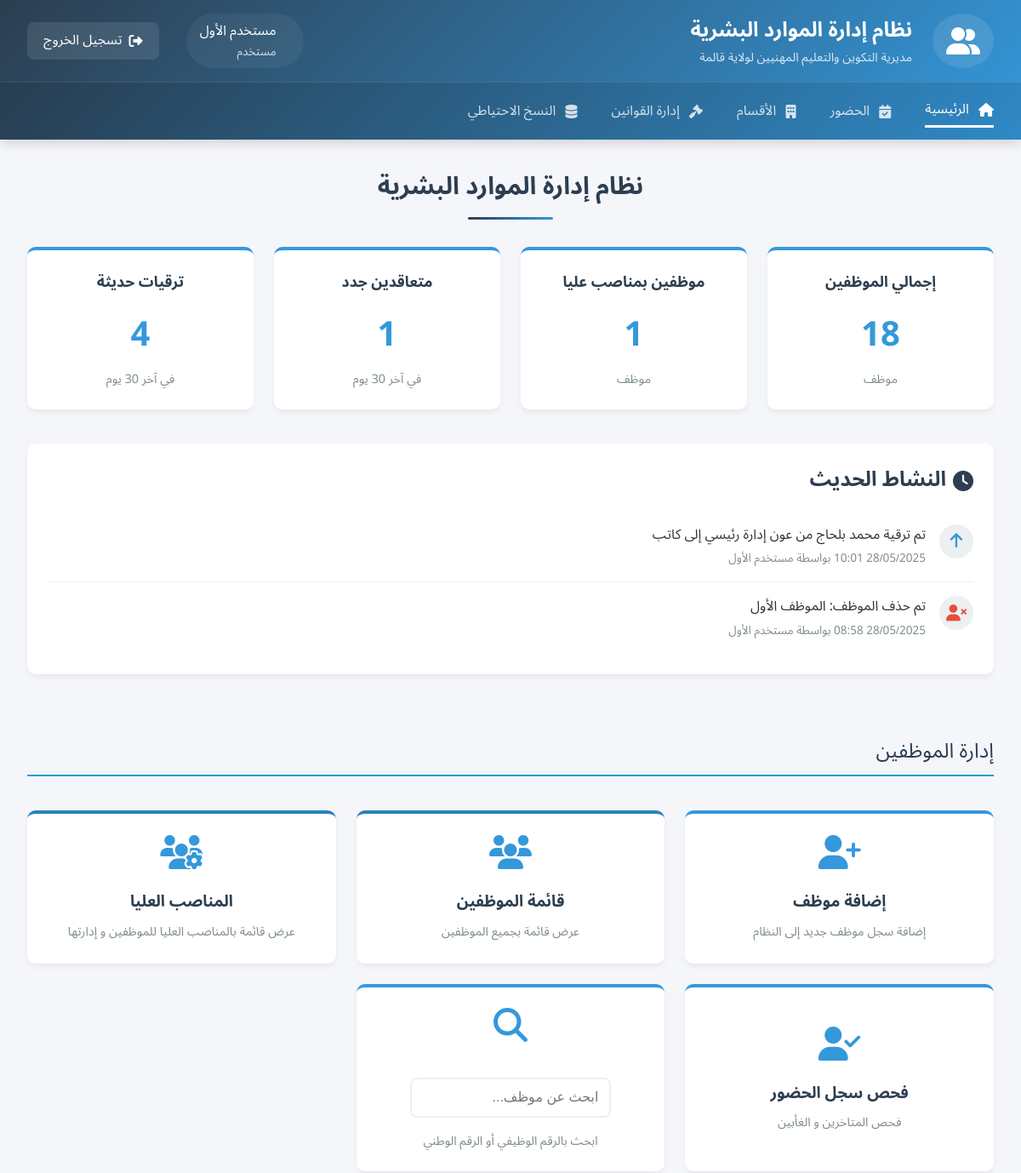
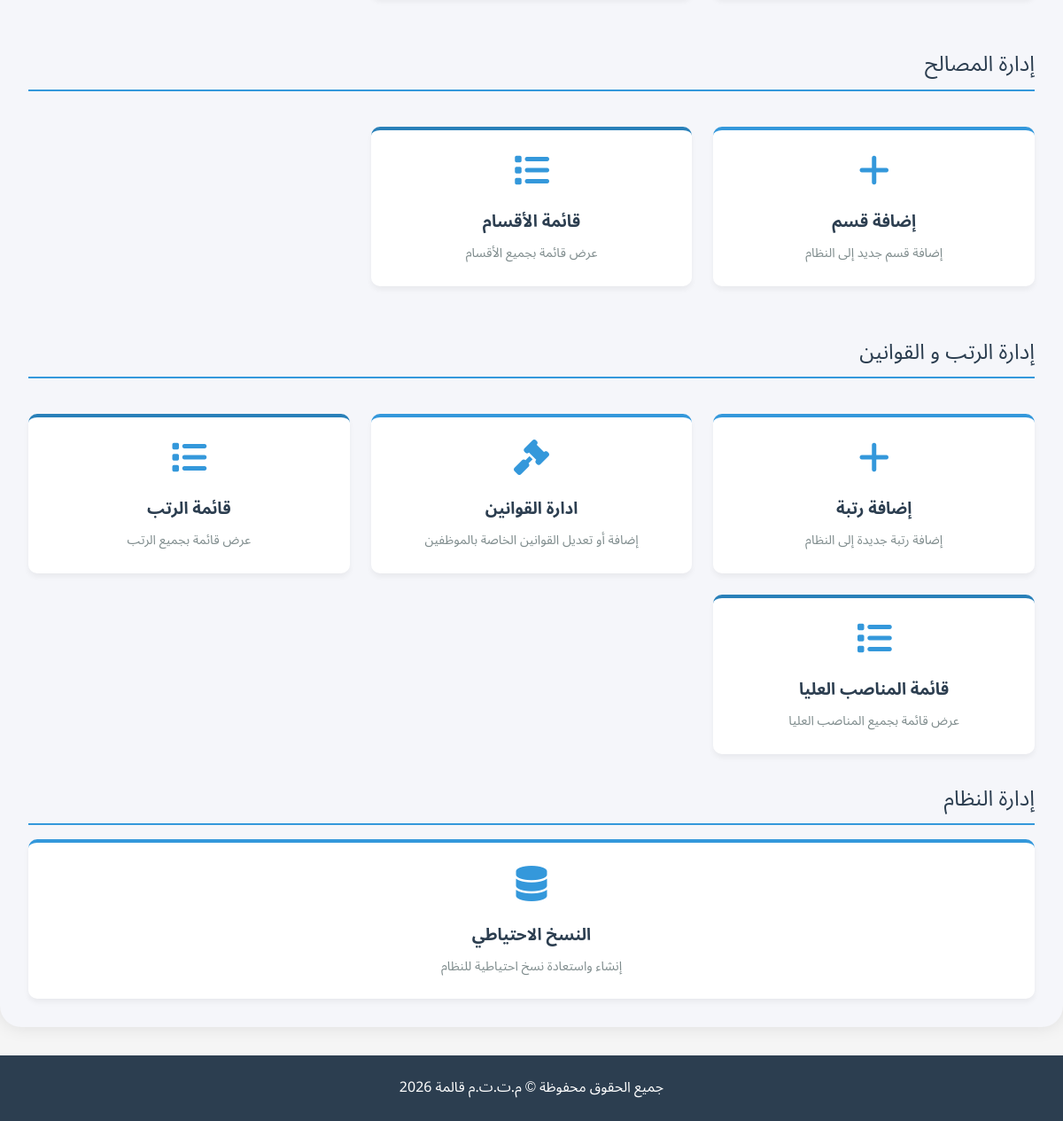
/index.php (signed in), run on the app's committed database (2 pictures, top to bottom).
### tables this page shows
CREATE TABLE `activity_log` (
  `id` int(11) NOT NULL,
  `employee_id` int(11) DEFAULT NULL,
  `activity_type` enum('hire','promotion','modification','delete') DEFAULT NULL,
  `details` text DEFAULT NULL,
  `changed_field` varchar(50) DEFAULT NULL,
  `old_value` text DEFAULT NULL,
  `new_value` text DEFAULT NULL,
  `activity_date` datetime DEFAULT current_timestamp(),
  `changed_by` int(11) DEFAULT NULL
);

CREATE TABLE `users` (
  `FullName` varchar(50) NOT NULL,
  `username` varchar(50) NOT NULL,
  `password` varchar(100) NOT NULL,
  `id` int(10) NOT NULL
);

### index.php (the view, shortened to what this page needs)
<?php
$pdo = getDBConnection();
try {
    $totalEmployees = $pdo->query("SELECT COUNT(*) FROM employees")->fetchColumn();
    $highLevelEmployees = $pdo->query("SELECT COUNT(DISTINCT employee_id) FROM employee_high_level_history WHERE end_date IS NULL")->fetchColumn();
    $recentHires = $pdo->query("
        SELECT e.*, d.name as department_name
        FROM employees e
        LEFT JOIN departments d ON e.department_id = d.department_id
        WHERE e.hire_date >= DATE_SUB(CURDATE(), INTERVAL 30 DAY)
        ORDER BY e.hire_date DESC
        LIMIT 5
    ")->fetchAll(PDO::FETCH_ASSOC);
    $recentPromotions = $pdo->query("
        SELECT e.employee_id, e.firstname_ar, e.lastname_ar, h.position_id, p.name as position_name, h.start_date
        FROM employee_high_level_history h
        JOIN employees e ON h.employee_id = e.employee_id
        JOIN high_level_positions p ON h.position_id = p.position_id
        ORDER BY h.start_date DESC
        LIMIT 5
    ")->fetchAll(PDO::FETCH_ASSOC);
} catch (PDOException $e) {
    die("Error fetching dashboard data: " . $e->getMessage());
}
?>
<!DOCTYPE html>
<html lang="ar" dir="rtl">
<head>
    <link rel="stylesheet" href="CSS/index.css">
    <link rel="stylesheet" href="CSS/icons.css">
    <link rel="stylesheet" href="CSS/style.css">
</head>
<body>
    <div class="dashboard-container">
        <?php include 'header.php'; ?>
        <main class="dashboard-main">
            <h1 class="dashboard-title">نظام إدارة الموارد البشرية</h1>
            <div class="stats-container">
                <div class="stat-card">
                    <h3>إجمالي الموظفين</h3>
                    <div class="stat-value"><?= $totalEmployees ?></div>
                    <div class="stat-label">موظف</div>
                </div>
                <div class="stat-card">
                    <h3>موظفين بمناصب عليا</h3>
                    <div class="stat-value"><?= $highLevelEmployees ?></div>
                    <div class="stat-label">موظف</div>
                </div>
                <div class="stat-card">
                    <h3>متعاقدين جدد</h3>
                    <div class="stat-value"><?= count($recentHires) ?></div>
                    <div class="stat-label">في آخر 30 يوم</div>
                </div>
                <div class="stat-card">
                    <h3>ترقيات حديثة</h3>
                    <div class="stat-value"><?= count($recentPromotions) ?></div>
                    <div class="stat-label">في آخر 30 يوم</div>
                </div>
            </div>
            <div class="recent-activity">
                <h2><i class="fas fa-clock"></i> النشاط الحديث</h2>
                <?php if (!empty($recentActivity)): ?>
                    <?php foreach ($recentActivity as $activity): ?>
                        <div class="activity-item">
                            <i class="fas fa-<?= $activity['icon_class'] ?> <?= $activity['activity_class'] ?> activity-icon"></i>
                            <div class="activity-content">
                                <div class="activity-message"><?= $activity['message'] ?></div>
                                <div class="activity-date">
                                    <?php if (!empty($activity['changed_by_name'])): ?>
                                        <span class="activity-changed-by">بواسطة <?= htmlspecialchars($activity['changed_by_name']) ?></span>
                                    <?php endif; ?>
                                </div>
                            </div>
                        </div>
                    <?php endforeach; ?>
                <?php else: ?>
                    <p>لا يوجد نشاط حديث</p>
                <?php endif; ?>
            </div>
            <div class="grid-container">
                <div class="section-title">إدارة الموظفين</div>
                <a href="add_employee.php" class="card btn-primary">
                    <i class="fas fa-user-plus"></i>
                    <h3>إضافة موظف</h3>
                    <p>إضافة سجل موظف جديد إلى النظام</p>
                </a>
                <a href="list_employees.php" class="card btn-info">
                    <i class="fas fa-users"></i>
                    <h3>قائمة الموظفين</h3>
                    <p>عرض قائمة بجميع الموظفين</p>
                </a>
                <a href="highpositions.php" class="card btn-info">
                    <i class="fas fa-users-cog"></i>
                    <h3>المناصب العليا</h3>
                    <p>عرض قائمة بالمناصب العليا للموظفين و إدارتها</p>
                </a>
                <a href="checkAttendance.php" class="card btn-primary">
                    <i class="fas fa-user-check"></i>
                    <h3>فحص سجل الحضور</h3>
                    <p>فحص المتاخرين و الغأبين</p>
                </a>
                <div class="card search-card">
                    <i class="fas fa-search"></i>
                    <br>
                    <form action="employee.php" method="GET">
                        <div class="search-container">
                            <input type="text" name="id" placeholder="ابحث عن موظف..." required>
                        </div>
                    </form>
                    <p>ابحث بالرقم الوظيفي أو الرقم الوطني</p>
                </div>
                <div class="section-title">إدارة المصالح</div>
                <a href="add_department.php" class="card btn-primary">
                    <i class="fas fa-plus"></i>
                    <h3>إضافة قسم</h3>
                    <p>إضافة قسم جديد إلى النظام</p>
                </a>
                <a href="list_departments.php" class="card btn-info">
                    <i class="fas fa-list"></i>
                    <h3>قائمة الأقسام</h3>
                    <p>عرض قائمة بجميع الأقسام</p>
                </a>
                <div class="section-title">إدارة الرتب و القوانين</div>
                <a href="add_position.php" class="card btn-primary">
                    <i class="fas fa-plus"></i>
                    <h3>إضافة رتبة</h3>
                    <p>إضافة رتبة جديدة إلى النظام</p>
                </a>
                <a href="manage_laws.php" class="card btn-primary">
                    <i class="fas fa-gavel"></i>
                    <h3>ادارة القوانين</h3>
                    <p>إضافة أو تعديل القوانين الخاصة بالموظفين</p>
                </a>
                <a href="list_positions.php" class="card btn-info">
                    <i class="fas fa-list"></i>
                    <h3>قائمة الرتب</h3>
                    <p>عرض قائمة بجميع الرتب</p>
                </a>
                <a href="list_high_positions.php" class="card btn-info">
                    <i class="fas fa-list"></i>
                    <h3>قائمة المناصب العليا</h3>
                    <p>عرض قائمة بجميع المناصب العليا</p>
                </a>
            </div>
            <div class="section-title">إدارة النظام</div>
                <a href="backup.php" class="card btn-primary">
                    <i class="fas fa-database"></i>
                    <h3>النسخ الاحتياطي</h3>
                    <p>إنشاء واستعادة نسخ احتياطية للنظام</p>
                </a>
            </div>
        <footer class="dashboard-footer">
            <p>جميع الحقوق محفوظة &copy; م.ت.ت.م قالمة <?php echo date('Y'); ?></p>
        </footer>
</body>
</html>

### CSS/index.css (style rules this page uses)
.stats-container { display: grid; grid-template-columns: repeat(auto-fit, minmax(250px, 1fr)); gap: 1.5rem; margin-bottom: 2.5rem; }
.stat-card { background: white; border-radius: 10px; padding: 1.5rem; box-shadow: 0 4px 6px rgba(0, 0, 0, 0.05); transition: transform 0.3s ease, box-shadow 0.3s ease; text-align: center; border-top: 4px solid var(--primary-color); }
.stat-card h3 { margin: 0 0 1rem 0; color: var(--secondary-color); font-size: 1.1rem; }
.stat-value { font-size: 2.5rem; font-weight: 700; color: var(--primary-color); margin: 0.5rem 0; }
.stat-label { color: var(--text-light); font-size: 0.9rem; }
.recent-activity { background: white; border-radius: 10px; padding: 1.5rem; box-shadow: 0 4px 6px rgba(0, 0, 0, 0.05); margin-bottom: 2.5rem; }
.recent-activity h2 { margin: 0 0 1rem; color: var(--secondary-color); display: flex; align-items: center; gap: 0.5rem; }
.activity-item { padding: 1rem 0; border-bottom: 1px solid #eee; display: flex; align-items: flex-start; gap: 1rem; }
.activity-item:last-child { border-bottom: none; }
.activity-icon { width: 40px; height: 40px; border-radius: 50%; background: var(--light-color); display: flex; align-items: center; justify-content: center; flex-shrink: 0; font-size: 1.2rem; }
.activity-content { flex: 1; }
.activity-message { margin: 0; font-weight: 500; word-break: break-word; text-align: right; }
.activity-date { margin: 0.25rem 0 0 0; color: var(--text-light); font-size: 0.85rem; text-align: right; }
.activity-promotion { color: #3498db; }
.activity-delete { color: #e74c3c; }
.grid-container { display: grid; grid-template-columns: repeat(auto-fit, minmax(300px, 1fr)); gap: 1.5rem; }
.card { background: white; padding: 1.5rem; border-radius: 10px; text-align: center; transition: transform 0.3s ease, box-shadow 0.3s ease; text-decoration: none; color: inherit; min-height: 180px; display: flex; flex-direction: column; justify-content: center; align-items: center; border-top: 4px solid var(--primary-color); box-shadow: 0 4px 6px rgba(0, 0, 0, 0.05); }
.card i { font-size: 2.5rem; margin-bottom: 1rem; color: var(--primary-color); }
.card h3 { margin: 0.5rem 0; color: var(--secondary-color); }
.card p { margin: 0; color: var(--text-light); font-size: 0.9rem; }
.btn-primary { border-top-color: var(--primary-color); }
.btn-info { border-top-color: var(--info-color); }
.search-container { display: flex; gap: 0.5rem; margin-bottom: 1rem; width: 100%; }
.search-container input { flex: 1; padding: 0.8rem; border: 2px solid #eee; border-radius: 8px; font-size: 1rem; transition: border-color 0.3s ease; }
.section-title { grid-column: 1 / -1; font-size: 1.5rem; color: var(--secondary-color); margin: 2rem 0 1rem; padding-bottom: 0.5rem; border-bottom: 2px solid var(--primary-color); }
.dashboard-footer { text-align: center; padding: 1.5rem; background: var(--secondary-color); color: white; margin-top: 2rem; }
.stat-card, .recent-activity, .card { animation: fadeIn 0.5s ease forwards; }
.stat-card:nth-child(1) { animation-delay: 0.1s; }
.stat-card:nth-child(2) { animation-delay: 0.2s; }
.stat-card:nth-child(3) { animation-delay: 0.3s; }
.stat-card:nth-child(4) { animation-delay: 0.4s; }
.recent-activity { animation-delay: 0.5s; }

### CSS/style.css (style rules this page uses)
.fas { font-family: 'Font Awesome'; -moz-osx-font-smoothing: grayscale; -webkit-font-smoothing: antialiased; font-style: normal; font-variant: normal; text-rendering: auto; line-height: 1; }
* { margin: 0; padding: 0; box-sizing: border-box; }
body { font-family: 'Tajawal', 'Noto Sans Arabic', sans-serif; direction: rtl; background-color: #f5f5f5; line-height: 1.6; color: #333; }
:root { --primary-color: #3498db; --secondary-color: #2c3e50; --success-color: #27ae60; --info-color: #2980b9; --warning-color: #f1c40f; --danger-color: #e74c3c; --light-color: #ecf0f1; --dark-color: #34495e; --text-color: #333; --text-light: #7f8c8d; }
.dashboard-container { background: #f5f6fa; min-height: 100vh; border-radius: 24px; margin: 0 auto; box-shadow: 0 0 20px rgba(0,0,0,0.1); }
.dashboard-main { padding: 2rem; max-width: 1400px; margin: 0 auto; width: 100%; }
.dashboard-title { color: var(--secondary-color); text-align: center; margin-bottom: 2rem; font-size: 1.8rem; position: relative; padding-bottom: 1rem; }
.dashboard-title::after { content: ""; position: absolute; bottom: 0; right: 50%; transform: translateX(50%); width: 100px; height: 3px; background: linear-gradient(135deg, #2c3e50 0%, #3498db 100%); border-radius: 3px; }

### data on the page
activity_log: message "تم ترقية محمد بلحاج من عون إدارة رئيسي إلى كاتب", changed_by.FullName "مستخدم الأول"
activity_log: message "تم حذف الموظف: الموظف الأول", changed_by.FullName "مستخدم الأول"

### other printed values
$_SESSION['fullname'] "مستخدم الأول"
$_SESSION['role'] "مستخدم"
$totalEmployees "18"
$highLevelEmployees "1"
count($recentHires) "1"
count($recentPromotions) "4"
